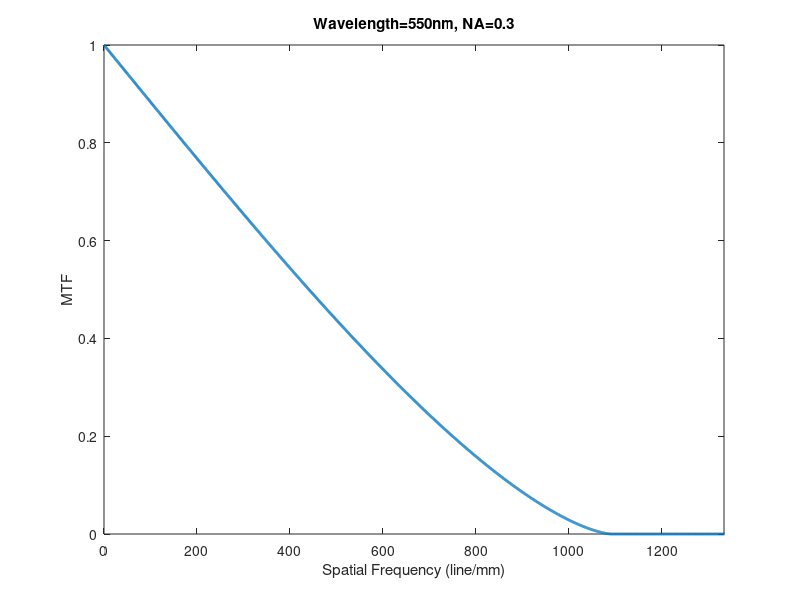

This figure's MATLAB source:
clf
clear all
%%
NA=0.3;

f_Number=1/(2*NA);

Lambda=0.550;    %micron

f0=1/Lambda/f_Number;   %unit: 1/micron

Sampling_Resolution=1.5;

Sampling_Freq=1/Sampling_Resolution*1000;

Nyquist=Sampling_Freq/2;

f0_lpm=f0*1000;   %unit: 1/mm

f=0:2000;

MTF_dl=2/pi*(acos(f/f0_lpm)-f./f0_lpm.*(1-(f/f0_lpm).^2).^0.5);

Rayleigh=0.61*Lambda/NA;

hax=axes; 
plot(f,MTF_dl,'Linewidth',2);
title(sprintf('Wavelength=%gnm, NA=%g',1000*Lambda,NA));
hold on
%line([Nyquist Nyquist],get(hax,'XLim'),'LineWidth',2,'Color','green')
xlim([0 Sampling_Freq*2]);
ylim([0 1]);
xlabel('Spatial Frequency (line/mm)');
ylabel('MTF');
hold off
